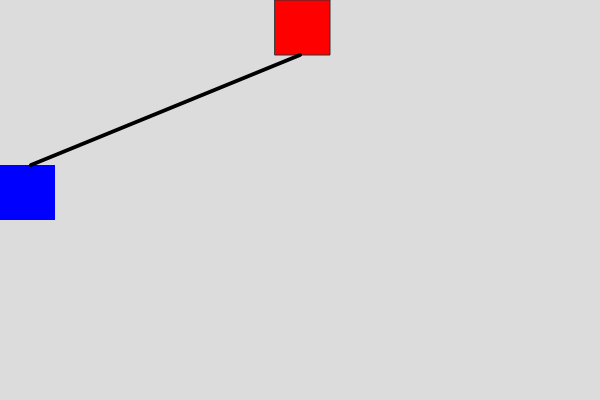
Frame 1 (no input)
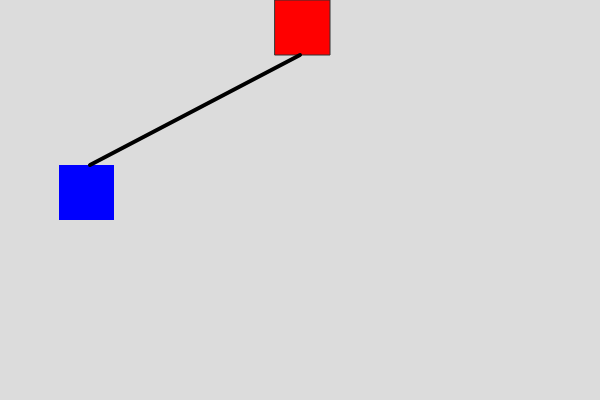
Frame 60 (no input)
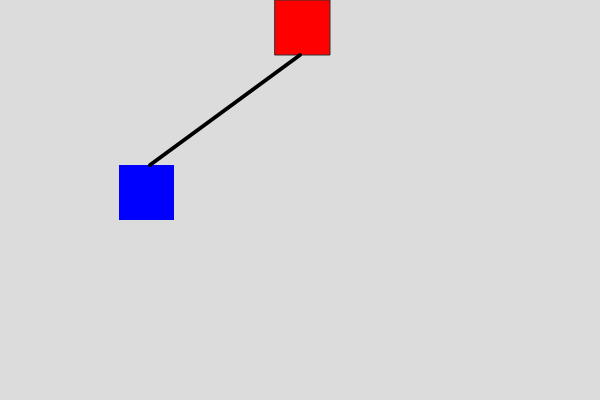
Frame 120 (the mouse pressed at the canvas centre since frame 60)

The p5.js sketch that drew these frames (run headless with seeded random() and noise() and a simulated clock; from frame 60 on, the mouse is pressed at the canvas centre):

// p5.js sketch
// ── sketch.js
let width=600;
let height=400;
let blueLeft=0;
let direction=0; // 0=left, 1=right
function setup() {
     // https://p5js.org/reference/#/p5/createCanvas
     // (width, height) of canvas
      createCanvas(width, height);
   }

   function draw() {
      // https://p5js.org/reference/#/p5/background
      background(220);
      strokeWeight(1);
      stroke(51);
      fill('red');
      rect(275, 0, 55, 55);
      strokeWeight(0);
      stroke(51);
      fill('blue');
      if(!direction){  
        rect(blueLeft++, 165, 55, 55);
      } 
     if(direction){
        rect(blueLeft--, 165, 55, 55);
      }
      strokeWeight(4);
      stroke('black');
      line(300, 55, blueLeft+30, 165);
      if(blueLeft+55>width) direction=1;
      if(blueLeft<0) direction=0;
   }
